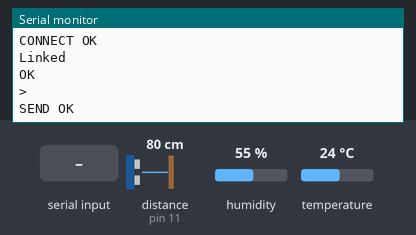
The sketch below on a simulated Arduino Uno, built with avr-gcc and run on an emulated ATmega328P. Shown: the last lines printed to the serial monitor. Wiring (inferred from the names in the program): ultrasonic range finder: trigger pin 12; echo pin 11. The test bench sets the inputs (shaded band); at power-on: distance to the obstacle (sensor on pin 11) 80 cm, humidity 55 %, temperature 24 °C. The echo pulse lasts 58.3 µs per cm; the modem accepts every AT command (registered, SIM ready, sends succeed) and sends nothing else.

Above: at 4.2 s.
4.3 s: distance to the obstacle (sensor on pin 11) set to 2 cm
5.8 s: "1" received over the second serial link
9.6 s: humidity set to 22 %
11.1 s: temperature set to 12 °C
At 12.1 s:
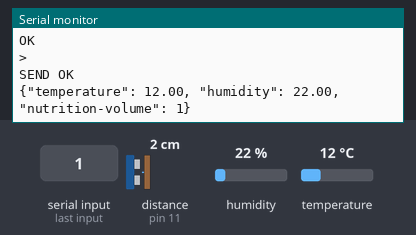
12.6 s: distance to the obstacle (sensor on pin 11) set to 4 cm
At 13.2 s:
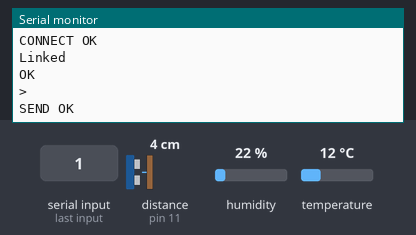
14.1 s: "0" received over the second serial link
Timing chart, 0 to 16.6 s (numbered marks = the images above; inputs shaded):
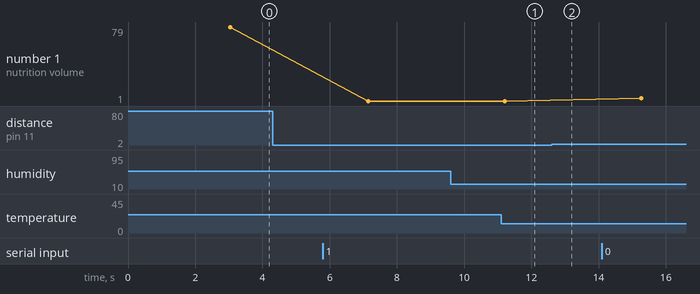

Measured:
- after the input at 11.1 s, the serial monitor: prints a new line after 0.11 s (image 1)

The sketch:

wifi_ubidots.ino
```cpp
#include <SoftwareSerial.h>
#include "DHT.h"

#define DHTPIN 8
#define DHTTYPE DHT22
#define pinTrig 12
#define pinEcho 11

DHT dht(DHTPIN, DHTTYPE);
SoftwareSerial ser(10, 9); //(rx,tx)
String token = "BBFF-u6lxxsDa81mVX7hgt9rhEx********"; //Token Ubidots API

void setup()
{
  ser.begin(115200); //baudrate pada Shield = 19200
  Serial.begin(9600); //baudrate serial monitor
  dht.begin();
  pinMode(pinTrig,OUTPUT);
  pinMode(pinEcho,INPUT);
  delay(2000);
  ser.begin(115200);
  ser.println("AT+RST");
  delay(1000);
  ser.println("AT+CWMODE=1");
  String wifi = "AT+CWJAP=\"";
  wifi+= "SSID\",\"Password123\"";  //SSID and Password
  ser.println(wifi);
  if(ser.find("OK")){
    Serial.println(wifi);
  }

}

long ultra_sensor(){
  long dur;
  long dis;

  digitalWrite(pinTrig,LOW);
  delayMicroseconds(2);

  digitalWrite(pinTrig,HIGH);
  delayMicroseconds(10);
  digitalWrite(pinTrig,LOW);

  dur=pulseIn(pinEcho,HIGH);
  dur=(dur/2) / 29.1;
  return dur;
}


void loop()
{
  ser.println("AT+CIPSTART=\"TCP\",\"industrial.api.ubidots.com\",80");
  float h = dht.readHumidity();
  float t = dht.readTemperature();
  long  n = ultra_sensor();

  String poster= "{\"temperature\": "+String(t)+", \"humidity\": "+String(h)+", \"nutrition-volume\": "+String(n)+"}\r\n\r\n";
  int len=poster.length();

  Serial.println(poster);
  String post = "POST /api/v1.6/devices/device-name/?token="+token+" HTTP/1.1\r\n";
         post+= "Host: things.ubidots.com\r\nContent-Type: application/json\r\nContent-Length: ";
         post+= String(len)+"\r\n\r\n";
         post+=poster;
  ser.print(F("AT+CIPSEND="));
  ser.println(post.length());
  delay(10);
  ser.print(post);
  if (ser.available()) {
    Serial.println(ser.readString());
  }
  if(ser.find("SEND OK"))
  {
    Serial.print("yaya");
    ser.println(F("AT+CIPCLOSE")); //stop koneksi
  }
  delay(2000);
}
```
